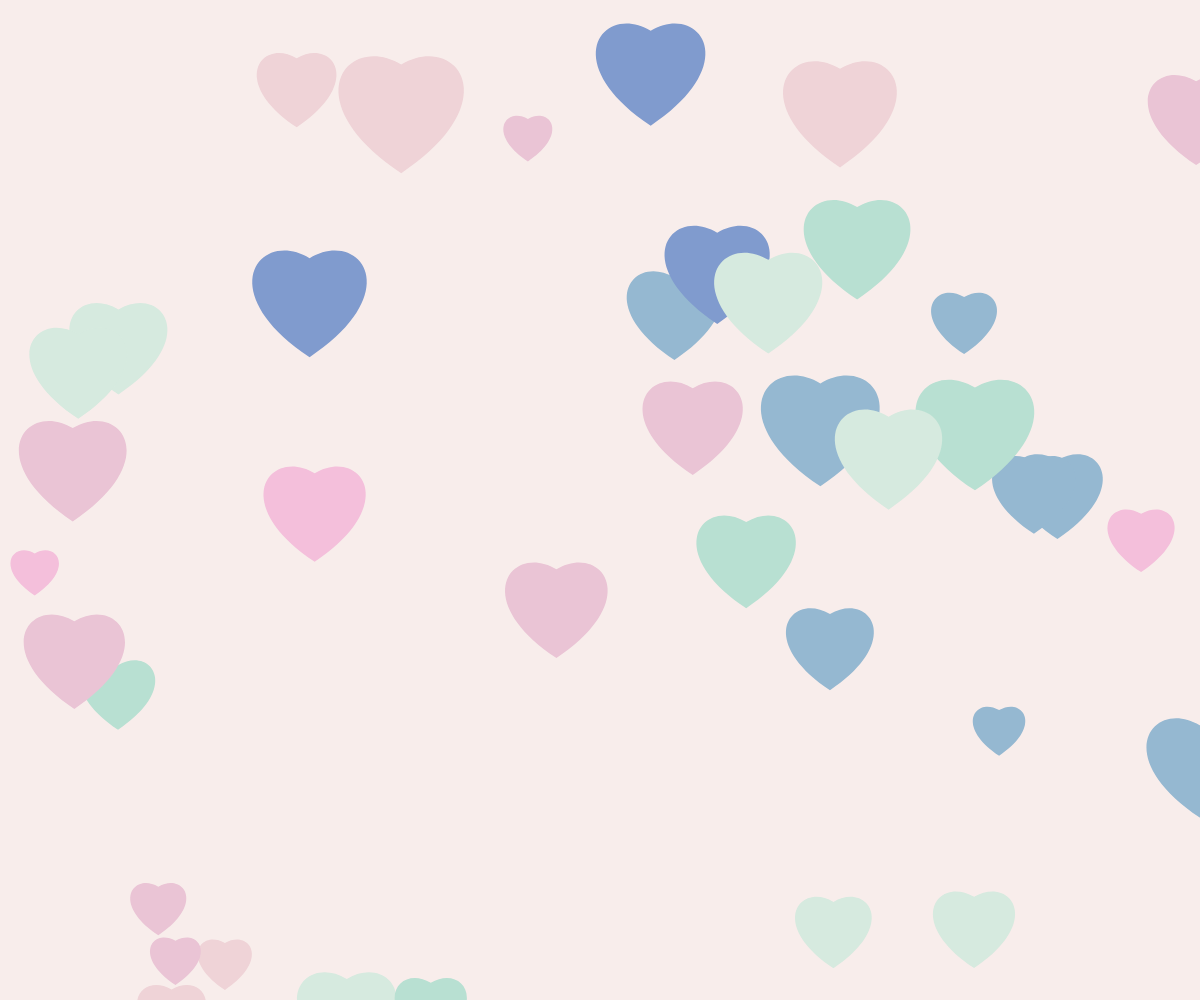
Frame 1 (no input)
Frame 60 (no input): identical to frame 1, image omitted
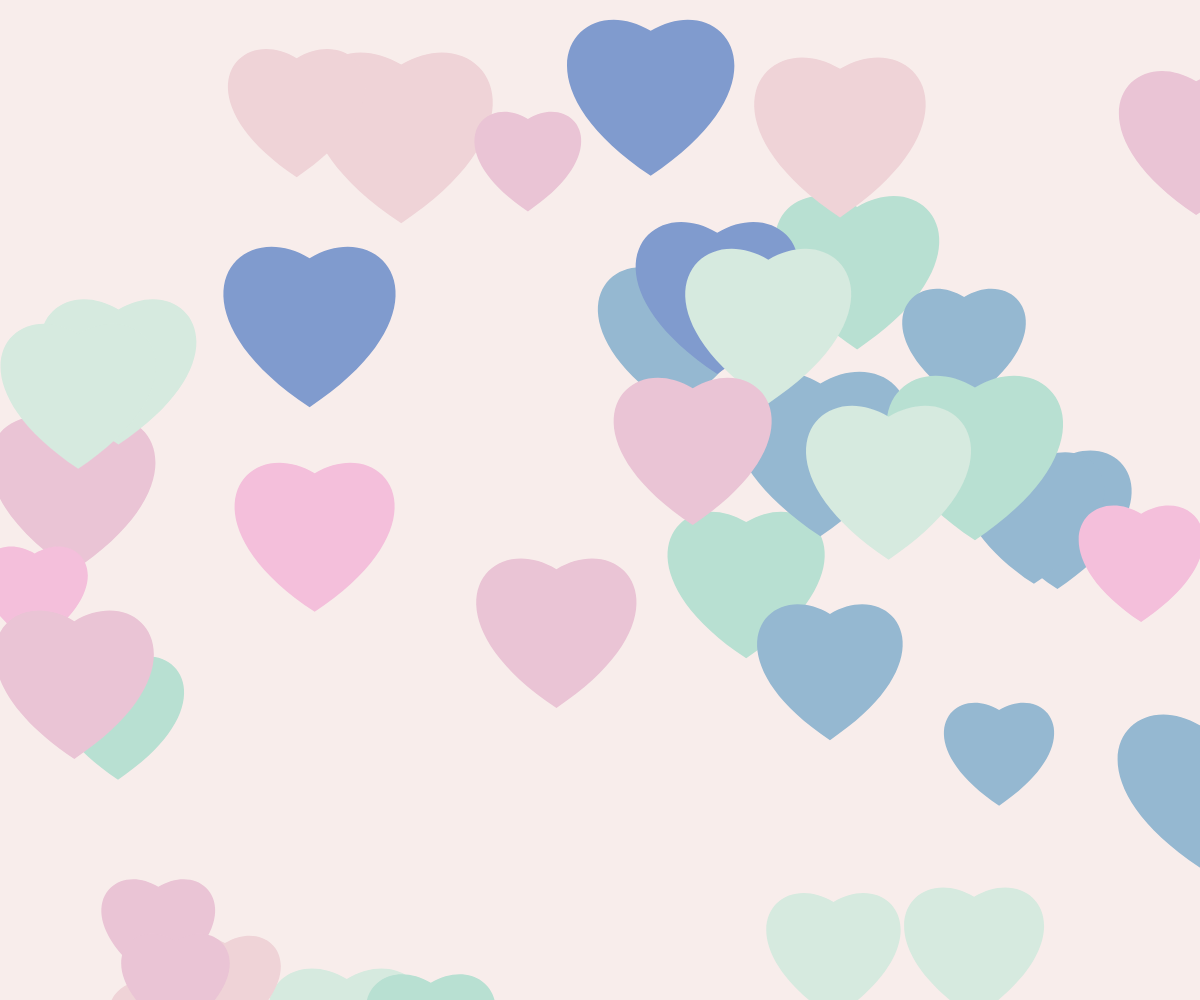
Frame 120 (the mouse pressed at the canvas centre since frame 60)

The p5.js sketch that drew these frames (run headless with seeded random() and noise() and a simulated clock; from frame 60 on, the mouse is pressed at the canvas centre):

// p5.js sketch
// ── sketch.js
let hearts = []; // 將 circles 改為 hearts
let colors = ['#809bce', '#95b8d1', '#b8e0d2', '#d6eadf', '#eac4d5', '#f4bfdb', '#efd3d7'];

function setup() {
  createCanvas(windowWidth, windowHeight); // 全螢幕畫布
  background('#f8edeb'); // 設定背景顏色

  // 產生40個愛心
  for (let i = 0; i < 40; i++) {
    let heart = {
      x: random(width),
      y: random(height),
      size: random(30, 100),
      color: random(colors)
    };
    hearts.push(heart);
  }
}

function draw() {
  background('#f8edeb'); // 每次重繪背景

  // 根據滑鼠位置調整愛心的大小
  let sizeOffset = map(mouseX, 0, width, 10, 110);

  // 繪製愛心
  noStroke();
  for (let heart of hearts) {
    fill(heart.color);
    drawHeart(heart.x, heart.y, heart.size + sizeOffset);
  }
}

function drawHeart(x, y, size) {
  beginShape();
  let topCurveHeight = size * 0.3;
  vertex(x, y);
  bezierVertex(x - size / 2, y - topCurveHeight, x - size, y + size / 3, x, y + size);
  bezierVertex(x + size, y + size / 3, x + size / 2, y - topCurveHeight, x, y);
  endShape(CLOSE);
}

function windowResized() {
  resizeCanvas(windowWidth, windowHeight); // 畫布隨視窗大小調整
}

function showImage(url) {
  const imageContainer = document.getElementById('image-container');
  const displayImage = document.getElementById('display-image');
  displayImage.src = url; // 設定圖片來源
  imageContainer.style.display = 'flex'; // 顯示圖片容器
}

function hideImage() {
  const imageContainer = document.getElementById('image-container');
  const displayImage = document.getElementById('display-image');
  imageContainer.style.display = 'none'; // 隱藏圖片容器
  displayImage.src = ''; // 清空圖片來源
}

function hideSubmenu() {
  const submenu = document.getElementById('submenu');
  if (submenu) {
    submenu.style.display = 'none'; // 隱藏子選單
  }
}

function showSubmenu() {
  const submenu = document.getElementById('submenu');
  if (submenu) {
    submenu.style.display = 'block'; // 顯示子選單
  }
}

function showVideo() {
  const iframeContainer = document.getElementById('iframe-container');
  const tutorialIframe = document.getElementById('tutorial-iframe');
  tutorialIframe.src = 'https://cfchen58.synology.me/%E7%A8%8B%E5%BC%8F%E8%A8%882024/B2/week8/20250407_111447.mp4';
  iframeContainer.style.display = 'flex'; // 顯示 iframe 容器
}

function hideVideo() {
  const iframeContainer = document.getElementById('iframe-container');
  const tutorialIframe = document.getElementById('tutorial-iframe');
  iframeContainer.style.display = 'none'; // 隱藏 iframe 容器
  tutorialIframe.src = ''; // 清空 iframe 的來源
}

// ── style.css
html, body {
  margin: 0;
  padding: 0;
  height: 100%;
}

canvas {
  display: block;
  position: absolute;
  top: 0;
  left: 0;
  z-index: 0; /* 最底層 */
}

/* 選單樣式 */
.menu {
  position: fixed; /* 固定選單在視窗上方 */
  top: 10px; /* 距離視窗頂部 10px */
  right: 10px; /* 距離視窗右側 10px */
  color: rgb(93, 67, 100);
  padding: 10px 15px;
  z-index: 1000; /* 確保選單在最上層 */
  display: flex; /* 橫向排列選單項目 */
  justify-content: flex-start; /* 水平排列，從左到右 */
  align-items: center; /* 垂直居中 */
  gap: 20px; /* 選單項目之間的間距 */
  list-style: none; /* 移除預設的列表樣式 */
  border-radius: 8px; /* 圓角邊框 */
}

.menu li {
  display: inline;
  position: relative;
}

.menu a {
  text-decoration: none;
  color: rgb(92, 78, 92); /* 白色文字，增加對比 */
  font-size: 16px;
  font-weight: bold;
  padding: 5px 10px;
  border-radius: 5px;
  transition: background-color 0.3s, color 0.3s;
}

.menu a:hover {
  background-color: #809bce; /* 滑鼠懸停時的背景色 */
  color: white;
}

/* 子選單樣式 */
.submenu {
  display: none; /* 預設隱藏子選單 */
  position: absolute;
  top: 100%;
  left: 0;
  list-style: none;
  margin: 0;
  padding: 0;
  background-color: #f8f7ff;
  border: 1px solid #ccc;
  z-index: 3;
}

/* 滑鼠移到作品集時顯示子選單 */
.dropdown:hover .submenu {
  display: block; /* 滑鼠移到作品集時顯示子選單 */
}

.submenu li {
  padding: 5px 10px;
  white-space: nowrap; /* 確保文字不換行 */
}

.submenu a {
  font-size: 25px; /* 子選單文字大小 */
  color: #223843;
  font-family: '微軟正黑體', Arial, sans-serif; /* 字型 */
}

.submenu a:hover {
  background-color: #8da9c4;
  color: #f8f7ff;
}

/* iframe 樣式 */
iframe#content-frame {
  position: fixed;
  top: 10%; /* 距離視窗頂部 10% */
  left: 10%; /* 距離視窗左側 10% */
  width: 80%; /* 寬度為視窗的 80% */
  height: 80%; /* 高度為視窗的 80% */
  background-color: rgba(255, 255, 255, 0.2); /* 背景透明度 0.2 */
  z-index: 10; /* 確保 iframe 在最上層 */
  border: none;
  display: none; /* 預設隱藏 */
}

iframe#content-frame img {
  display: block;
  max-width: 50%;
  max-height: 100%;
  width: auto;
  height: auto;
  margin: auto; /* 確保圖片置中 */
  object-fit: contain; /* 確保圖片完整顯示，並符合 iframe 大小 */
}

body {
  margin: 0;
  padding: 0;
  display: flex;
  justify-content: center;
  align-items: center;
  height: 100vh;
  background-color: #f4f4f4;
  font-family: Arial, sans-serif;
}

.iframe-container {
  width: 80%;
  height: 80%;
  box-shadow: 0 4px 8px rgba(0, 0, 0, 0.2);
  border: 1px solid #ccc;
  background-color: #fff;
}

iframe {
  width: 100%;
  height: 100%;
  border: none;
}

.button-container {
  position: absolute;
  top: 20px;
  left: 20px;
}

button {
  padding: 10px 20px;
  font-size: 16px;
  cursor: pointer;
  background-color: #007bff;
  color: white;
  border: none;
  border-radius: 5px;
  transition: background-color 0.3s;
}

button:hover {
  background-color: #0056b3;
}

#image-container {
  position: fixed;
  top: 10%;
  left: 10%;
  width: 80%;
  height: 80%;
  display: flex;
  justify-content: center;
  align-items: center;
  background-color: rgba(0, 0, 0, 0.5); /* 半透明背景 */
  z-index: 10; /* 圖片容器的 z-index 設為較低 */
  overflow: hidden; /* 防止圖片超出容器 */
}

#image-container img {
  width: 100%; /* 圖片寬度填滿容器 */
  height: 100%; /* 圖片高度填滿容器 */
  object-fit: contain; /* 確保圖片完整顯示，並保持比例 */
  border: 2px solid white;
  border-radius: 10px;
}
